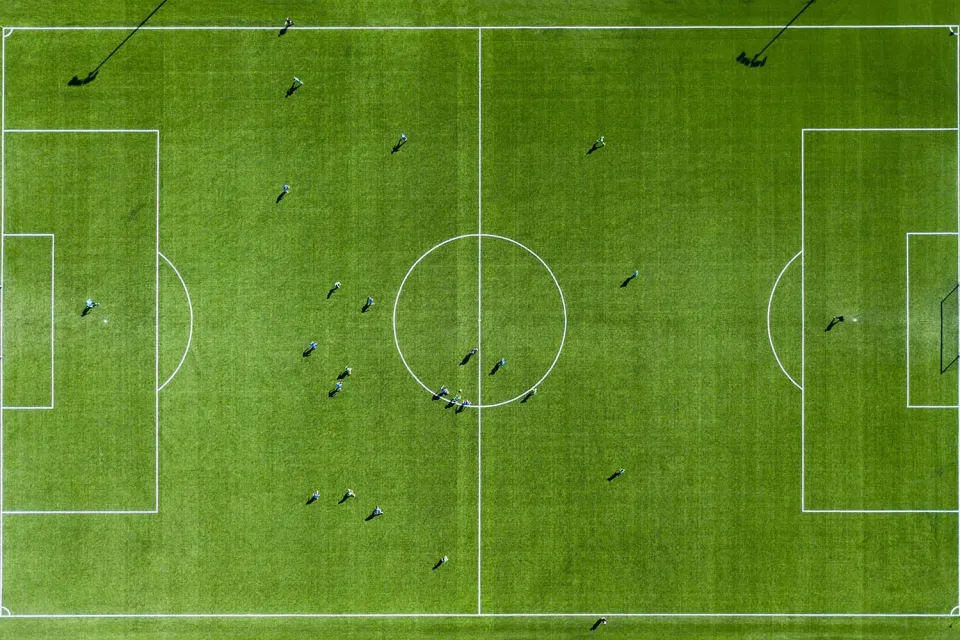
#> input picture apunts/8.-Reconeixement imatges/camp.png, 960 x 640 px
$ jupyter execute 1.1.-Exercicis_OpenCV_solved.ipynb   (shell and % lines are left out)
#> lines starting #> are read from the running program, lines starting #| are printed output that depends on the picture; after the words box and inside, x2 and y2 are one past the last pixel; in counts of white or black regions, pixels touching at a corner belong together
#> further down, im is the input picture: shape (640, 960, 3); mean B, G, R 37.2, 134.1, 95.9
# Exercicis OpenCV

Hem vist com ver funcions bàsiques de OpenCV. Ara ho posarem en pràctica.

La teva tasca es posar en pràctica el que has après en quant a processament d'imatges amb un exemple semblant al que hem vist a classe.

## Exercici 1

Utilitzant OpenCV, carrega la imatge `camp.png`, troba les línies i enmarca-les de color verd.

[cell 1]
import numpy as np
import cv2
import matplotlib.pyplot as plt

def process_image(im):
    im_bn = cv2.cvtColor(im, cv2.COLOR_BGR2GRAY)
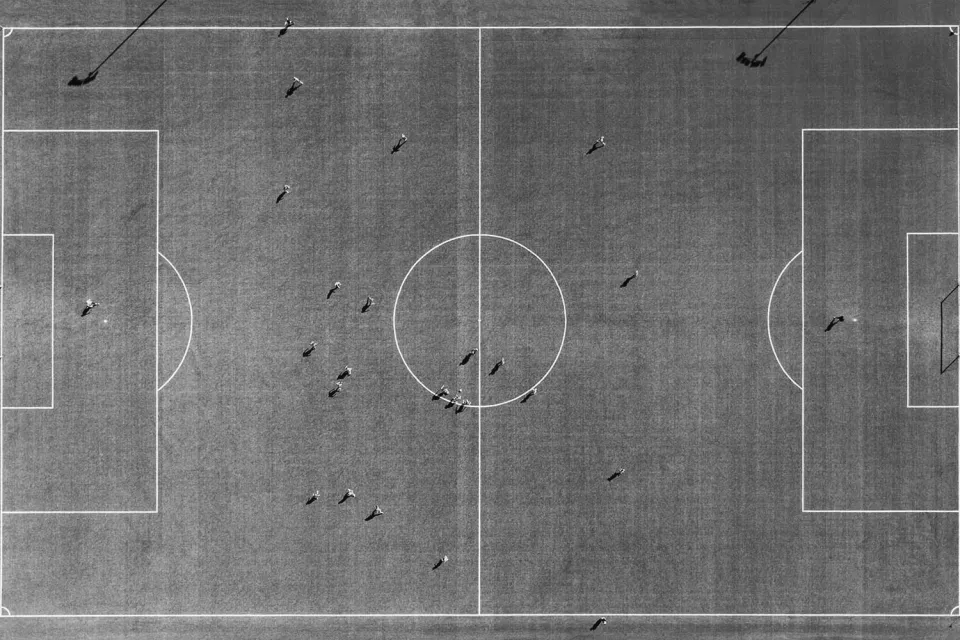
#> im_bn: shape (640, 960); min 2, max 254, mean 111.6
    im_blurred = cv2.GaussianBlur(im_bn, (5, 5), 0)
    ret, im_th = cv2.threshold(im_blurred,160,255,cv2.THRESH_BINARY_INV)
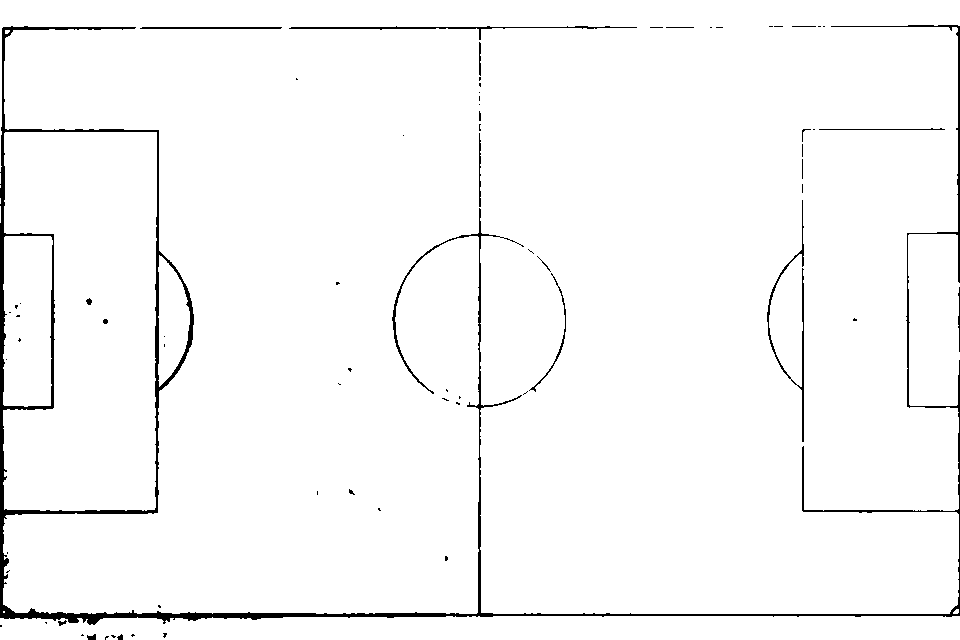
#> im_th: shape (640, 960); 97.4% white; 70 black regions (51 under 20 px)
    im_th_copy = im_th.copy()
    contours, _ = cv2.findContours(im_th_copy, 1, cv2.CHAIN_APPROX_NONE)
#> contours = 104 contours, 77 with area under 20; largest, box (x1, y1, x2, y2) and area: (0, 0, 960, 614) 508184, (3, 132, 157, 511) 48082, (0, 616, 960, 640) 20885, (908, 234, 960, 406) 8344, (3, 236, 53, 407) 7834
    for contour in contours:
        color = (0, 255, 0)

        cv2.drawContours(im, [contour], 0, color, 2)
#> this loop made 104 passes
#> contour on passes 8, 12, 21, 23, 24, 25, 28, 31, 34, 40, 46, 49: [[3, 611], [3, 612], [4, 612], [4, 611]], [[8, 570], [9, 569], [10, 570], [9, 571]], [[522, 394], [523, 393], [524, 394], [523, 395]], [[525, 392], [526, 391], [527, 392], [526, 393]], [[526, 391], [527, 390], [528, 391], [527, 392]], [[528, 390], [529, 389], [530, 390], [529, 391]], [[337, 383], [338, 382], [339, 383], [338, 384]], [[5, 359], [6, 358], [7, 359], [6, 360]], [[163, 336], [164, 335], [165, 336], [164, 337]], [[19, 303], [20, 302], [21, 303], [20, 304]], [[549, 271], [550, 270], [551, 271], [550, 272]], [[540, 260], [541, 259], [542, 260], [541, 261]]
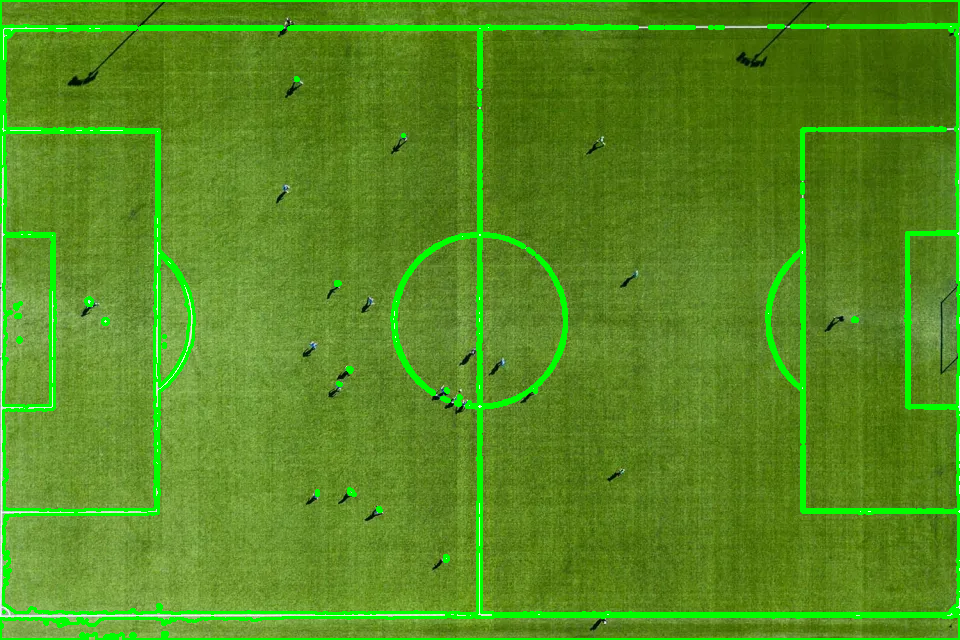
#> im: shape (640, 960, 3); 6.6% of pixels changed, all inside (x1, y1, x2, y2) = (0, 0, 960, 640)

    return im

im = cv2.imread("camp.png")
im_proc = process_image(im)
plt.imshow(im_proc)

## Exercici 2

Hem vist com detectar el moviment utilitzant les diferències entre dos _frames_ consecutius. Ara, carrega `vtest.mp4` i utilitza aquest mètode per detectar el moviment en un vídeo i utilitzant la técnica vista en l'exemple del seguiment de línia resalta l'objecte que s'està movent.

[cell 2]
vid = cv2.VideoCapture("vtest.mp4")

frames = []
while True:
    ret, frame = vid.read()
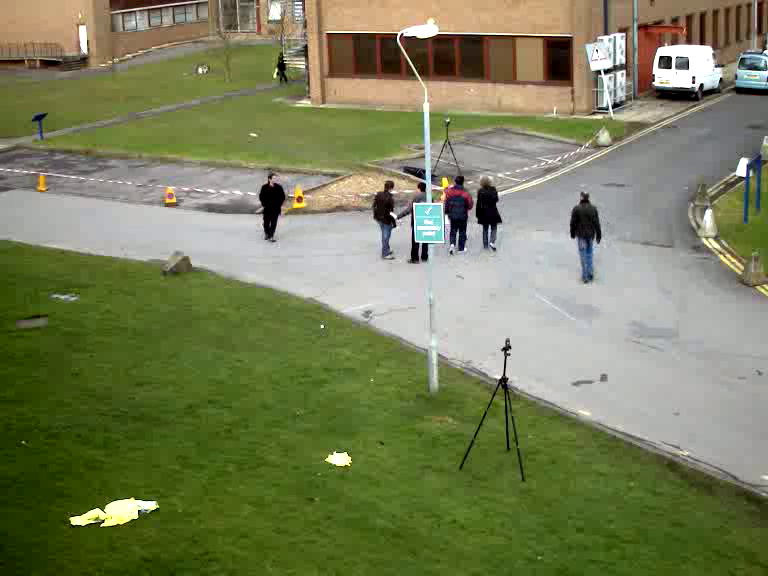
#> input picture frame 79 of apunts/8.-Reconeixement imatges/vtest.mp4, 768 x 576 px
#> frame is the input picture: shape (576, 768, 3); mean B, G, R 89.7, 126.9, 121.2
    if not ret:
        break
    frames.append(frame)

vid.release()
print(f"Loaded {len(frames)} frames")

# Mostrem els frames de 150 en 150 en una mateixa fila

fig, axs = plt.subplots(1, 5, figsize=(20, 20))
for i in range(5):
    axs[i].imshow(frames[i*150])
